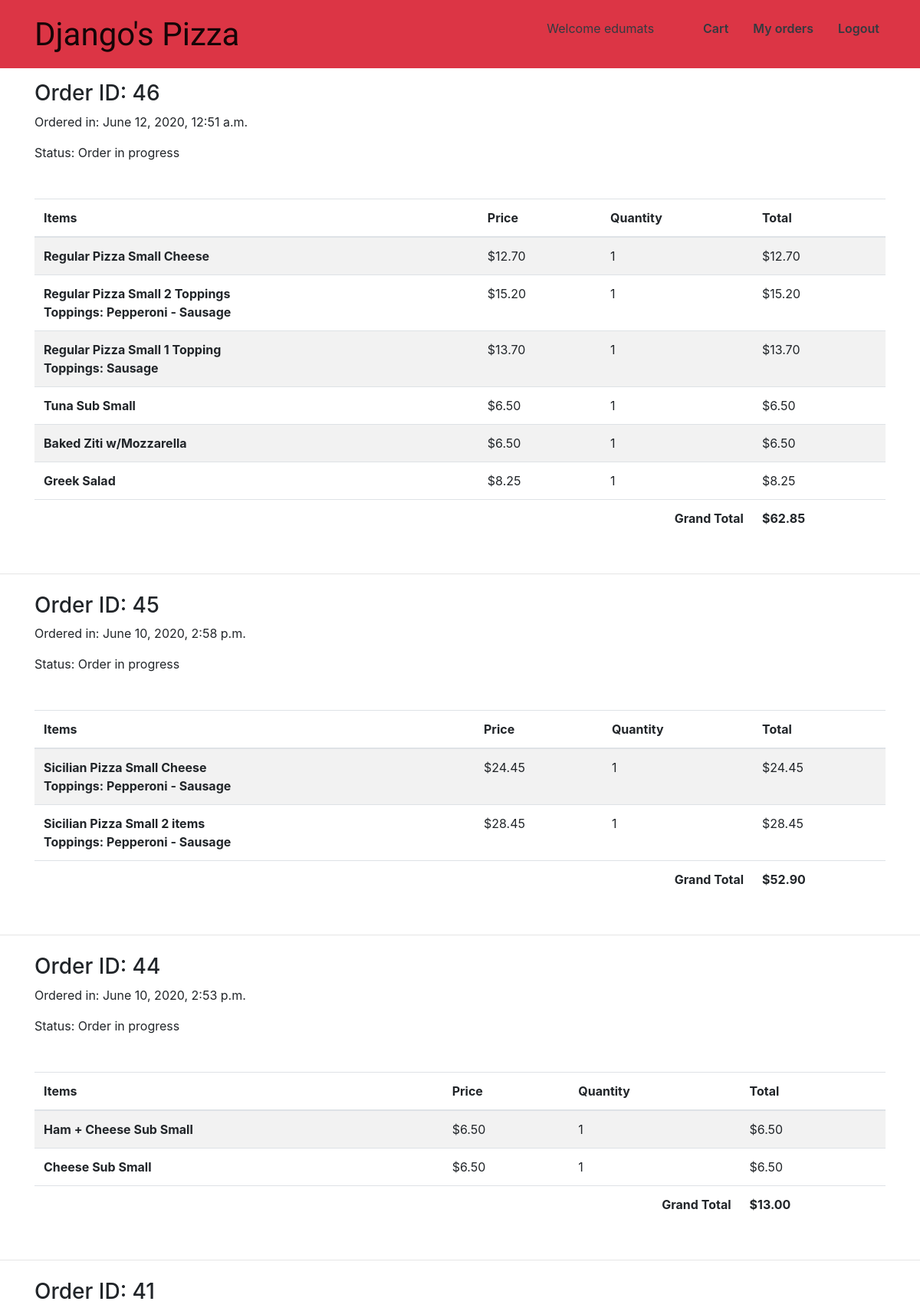
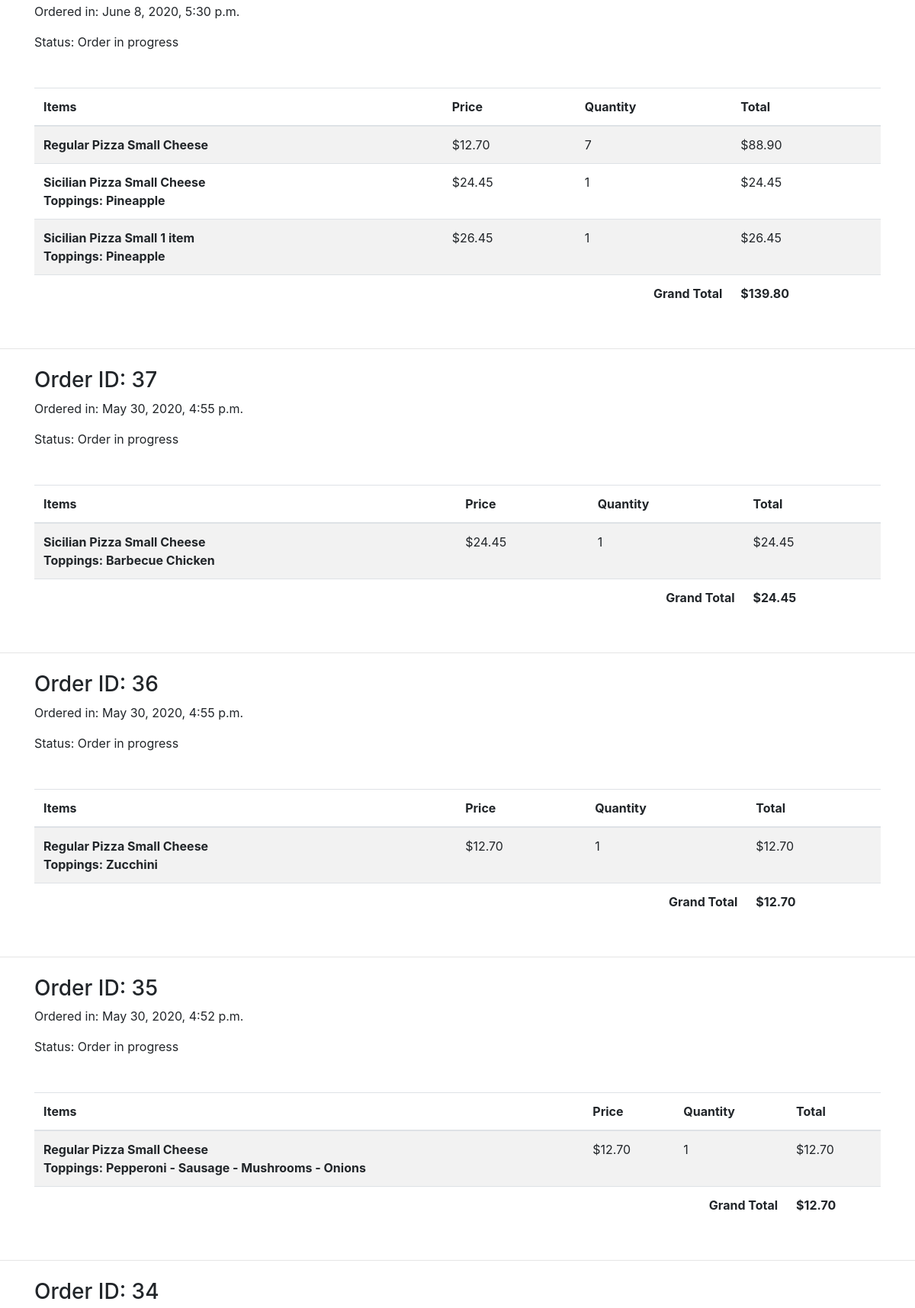
/my-orders/ (signed in, upper part), run on the app's committed database (2 pictures, top to bottom).
### carts/models.py (models this page shows, shortened)
class Cart(models.Model):
    user = models.ForeignKey(
        get_user_model(),
        on_delete=models.CASCADE,
    )
    items = models.ManyToManyField('CartItem', related_name='cart_items')
    created = models.DateTimeField(auto_now_add=True)
    ordered = models.BooleanField(default=False)
    completed = models.BooleanField(default=False)
    def get_total(self):
        total = 0
        for order_item in self.items.all():
            total += order_item.get_total_price()
        return total

class CartItem(models.Model):
    item = models.ForeignKey('orders.Product', on_delete=models.CASCADE, related_name='products')
    sub_toppings = models.ManyToManyField('orders.SubTopping', related_name='subs', blank=True)
    pizza_toppings = models.ManyToManyField('orders.PizzaTopping', related_name='pizzas', blank=True)
    created = models.DateTimeField(auto_now_add=True)
    quantity = models.PositiveIntegerField(default=1, validators=[MinValueValidator(1), MaxValueValidator(200)])
    def get_total_price(self):
        if self.sub_toppings.exists():
            return (self.item.price + sum([topping.price for topping in self.sub_toppings.all()])) * self.quantity
        return self.quantity * self.item.price
    def get_price(self):
        if self.sub_toppings.exists():
            return (self.item.price + sum([topping.price for topping in self.sub_toppings.all()]))
        else:
            return self.item.price
    def get_toppings(self):
        if self.sub_toppings.exists():
            return f"Toppings: {' - '.join([str(topping) for topping in self.sub_toppings.all()])}"
        elif self.pizza_toppings.exists():
            return f"Toppings: {' - '.join([str(topping) for topping in self.pizza_toppings.all()])}"
        else:
            return ""

### orders/models.py (models this page shows, shortened)
class Product(models.Model):
    name = models.CharField(max_length=100, blank=True)
    price = models.DecimalField(max_digits=6, decimal_places=2)
    slug = models.SlugField(max_length=120, unique=True)
    description = models.CharField(max_length=500, blank=True)
    created = models.DateTimeField(auto_now_add=True)
    objects = InheritanceManager()
    def __str__(self):
        return f"{self.name}"

class PizzaTopping(models.Model):
    name = models.CharField(max_length=70, help_text="Choose your toppings")
    def __str__(self):
        return f"{self.name}"

### orders/views.py (the view)
# urls.py: path("my-orders/", product_views.my_orders, name="my-orders"),
@login_required
def my_orders(request):
    user = request.user.get_username()
    context = {
        "orders": Cart.objects.filter(user__username=user, ordered=True).order_by('-id')
    }
    return render(request, "orders/my_orders.html", context)

### orders/models.py (called while the page is built)
    def __str__(self):
        return f"{self.name}"

### orders/templates/orders/my_orders.html (shortened to what this page needs)
{% extends "orders/layout.html" %}
{% block body %}
{% for item in orders %}
    <div class="container">
        <h3 class="mt-3">Order ID: {{ item.id }}</h3>
        <p>Ordered in: {{ item.created }}</p>
        {% if item.completed %}
            <p>Status: Order Completed</p>
        {% else %}
            <p>Status: Order in progress</p>
        {% endif %}
        <table class="table table-striped table-responsive-sm my-5">
            <thead>
                <tr>
                    <th scope="col">Items</th>
                    <th scope="col">Price</th>
                    <th scope="col">Quantity</th>
                    <th scope="col">Total</th>
                </tr>
            </thead>
            <tbody>
                {% for product in item.items.all %}
                    <tr>
                      <th scope="row">{{ product.item }} <br /> <span>{{ product.get_toppings }}</span></th>
                      <td>${{ product.get_price }}</td>
                      <td>{{ product.quantity }}</td>
                      <td>${{ product.get_total_price }}</td>
                    </tr>
                {% endfor %}
            </tbody>
            <tfoot>
                <tr>
                    <td colspan='3' class='text-right font-weight-bold'>Grand Total</td>
                    <td class='font-weight-bold'>${{ item.get_total }}</td>
                </tr>
            </tfoot>
        </table>
    </div>
    {% if not forloop.last %}
        <hr class="my-4">
    {% endif %}
{% endfor %}
{% endblock %}

### orders/templates/orders/layout.html (shortened to what this page needs)
{% load static %}
<!DOCTYPE html>
<html lang="en">
<head>
    <link rel="stylesheet" href="https://stackpath.bootstrapcdn.com/bootstrap/4.4.1/css/bootstrap.min.css">
    <link rel="stylesheet" type="text/css" href="{% static 'orders/styles.css' %}">
</head>
<body>
    <nav class="navbar navbar-expand-lg navbar-light bg-danger nav nav-masthead">
        <div class='container'>
            <a class="navbar-brand" href="{% url 'index' %}">Django's Pizza</a>
            <div class="collapse navbar-collapse" id="navbarSupportedContent">
                <div class="navbar-nav ml-auto">
                    {% if user.is_authenticated %}
                        <p class="p-2 text-dark mr-5">Welcome {{ user.username }}</p>
                        <a class="p-2 text-dark nav-link" href="{% url 'cart' %}">Cart</a>
                        <a class="p-2 text-dark nav-link" href="{% url 'my-orders' %}">My orders</a>
                        <a class="p-2 text-dark nav-link" href="{% url 'logout' %}">Logout</a>
                    {% else %}
                        <a class="p-2 text-dark nav-link" href="{% url 'cart' %}">Cart</a>
                        <a class="p-2 text-dark nav-link" href="{% url 'login' %}">Login</a>
                        <a class="p-2 text-dark nav-link" href="{% url 'register' %}">Register</a>
                    {% endif %}
                </div>
            </div>
        </div>
    </nav>
    <main>
        {% block body %}
        {% endblock %}
    </main>
</body>
</html>

### orders/static/orders/styles.css (style rules this page uses)
main { min-height: 58vh; }
.navbar-brand { font-family: 'Kaushan Script', cursive; font-size: 3.5vw; }
.nav-masthead .nav-link { padding: .25rem 0; font-weight: 600; color: rgba(255, 255, 255, .5); background-color: transparent; border-bottom: .25rem solid transparent; }
.nav-masthead .nav-link + .nav-link { margin-left: 1rem; }

### data on the page
Cart: id "46", created "June 12, 2020, 12:51 a.m.", completed "Status: Order in progress", get_total "62.85"
CartItem: item "Regular Pizza Small Cheese", get_price "12.70", quantity "1", get_total_price "12.70"
CartItem: item "Regular Pizza Small 2 Toppings", get_toppings "Toppings: Pepperoni - Sausage", get_price "15.20", quantity "1", get_total_price "15.20"
CartItem: item "Regular Pizza Small 1 Topping", get_toppings "Toppings: Sausage", get_price "13.70", quantity "1", get_total_price "13.70"
CartItem: item "Tuna Sub Small", get_price "6.50", quantity "1", get_total_price "6.50"
CartItem: item "Baked Ziti w/Mozzarella", get_price "6.50", quantity "1", get_total_price "6.50"
CartItem: item "Greek Salad", get_price "8.25", quantity "1", get_total_price "8.25"
Cart: id "45", created "June 10, 2020, 2:58 p.m.", completed "Status: Order in progress", get_total "52.90"
CartItem: item "Sicilian Pizza Small Cheese", get_toppings "Toppings: Pepperoni - Sausage", get_price "24.45", quantity "1", get_total_price "24.45"
CartItem: item "Sicilian Pizza Small 2 items", get_toppings "Toppings: Pepperoni - Sausage", get_price "28.45", quantity "1", get_total_price "28.45"
Cart: id "44", created "June 10, 2020, 2:53 p.m.", completed "Status: Order in progress", get_total "13.00"
CartItem: item "Ham + Cheese Sub Small", get_price "6.50", quantity "1", get_total_price "6.50"
CartItem: item "Cheese Sub Small", get_price "6.50", quantity "1", get_total_price "6.50"
Cart: id "41", created "June 8, 2020, 5:30 p.m.", completed "Status: Order in progress", get_total "139.80"
CartItem: item "Regular Pizza Small Cheese", get_price "12.70", quantity "7", get_total_price "88.90"
CartItem: item "Sicilian Pizza Small Cheese", get_toppings "Toppings: Pineapple", get_price "24.45", quantity "1", get_total_price "24.45"
CartItem: item "Sicilian Pizza Small 1 item", get_toppings "Toppings: Pineapple", get_price "26.45", quantity "1", get_total_price "26.45"
Cart: id "37", created "May 30, 2020, 4:55 p.m.", completed "Status: Order in progress", get_total "24.45"
CartItem: item "Sicilian Pizza Small Cheese", get_toppings "Toppings: Barbecue Chicken", get_price "24.45", quantity "1", get_total_price "24.45"
Cart: id "36", created "May 30, 2020, 4:55 p.m.", completed "Status: Order in progress", get_total "12.70"
CartItem: item "Regular Pizza Small Cheese", get_toppings "Toppings: Zucchini", get_price "12.70", quantity "1", get_total_price "12.70"
Cart: id "35", created "May 30, 2020, 4:52 p.m.", completed "Status: Order in progress", get_total "12.70"
CartItem: item "Regular Pizza Small Cheese", get_toppings "Toppings: Pepperoni - Sausage - Mushrooms - Onions", get_price "12.70", quantity "1", get_total_price "12.70"
Cart: id "34"

### other printed values
{{ user.username }} "edumats"
